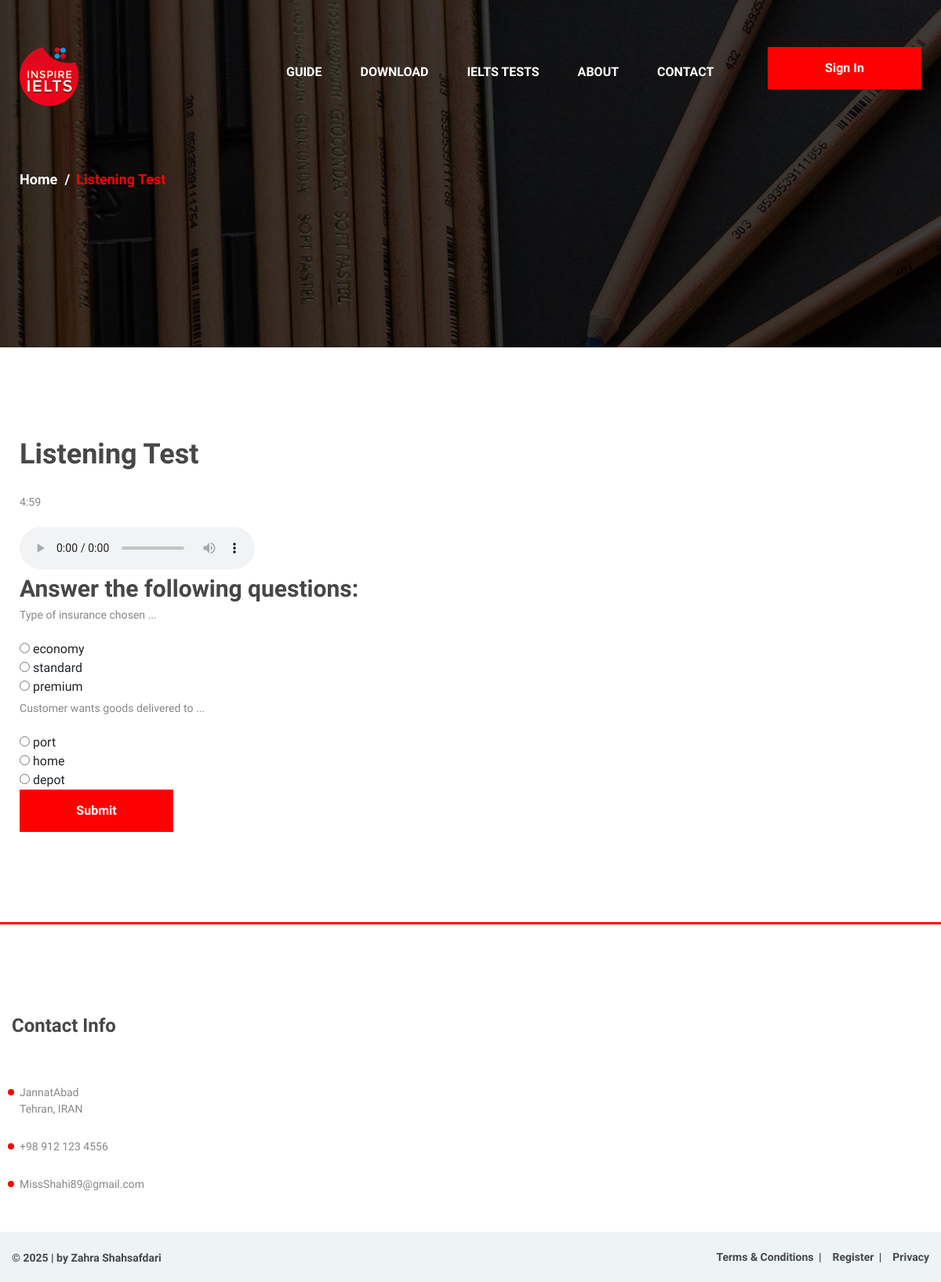
The app's page /listening_test/ (signed in) with its own data.
### ieltstest/models.py (models this page shows, shortened)
class LQuestion(models.Model):
    listening_text = models.ForeignKey(ListeningText, on_delete=models.CASCADE, related_name='lquestions')
    lquestion_text = models.CharField(max_length=300)

class LAnswer(models.Model):
    lquestion = models.ForeignKey(LQuestion, on_delete=models.CASCADE, related_name='lanswers')
    lanswer_text = models.CharField(max_length=200)
    is_correct_for_listening = models.BooleanField(default=False)

### ieltstest/views.py (the view, shortened to what this page needs)
# urls.py: path('listening_test/', views.listening_test, name='listening_test'),
@login_required
def listening_test(request):
    listening_texts = ListeningText.objects.all()
    listening_text = random.choice(listening_texts)
    questions = LQuestion.objects.filter(listening_text=listening_text)
    return render(request, 'listening_test.html', {'listening_text': listening_text, 'questions': questions})

### ieltstest/templates/listening_test.html (shortened to what this page needs)
{% extends 'base.html' %}
{% load static %}
{% block content %}
    <div class="page-info-section set-bg" data-setbg="{% static 'img/page-bg/4.jpg' %}">
        <div class="container">
            <div class="site-breadcrumb">
                <a href="{% url 'ieltstest:index' %}">Home</a>
                <span>Listening Test</span>
            </div>
        </div>
    </div>
        <section class="listeningtest-page spad">
            <div class="container">
                <div class="row">
                    <div class="col-lg-8">
                        <h2>Listening Test</h2>
                        <br/>
                        <p id="timer">5:00</p>
                        <audio controls>
                            <source src="{{ listening_text.laudio_file.url }}" type="audio/mp3">
                        </audio>
                        <form id="test-form" method="post">
                            <h3>Answer the following questions:</h3>
                            {% for question in questions %}
                                <div>
                                    <p>{{ question.lquestion_text }}</p>
                                    {% for answer in question.lanswers.all %}
                                        <input type="radio" name="question_{{ question.id }}" value="{{ answer.id }}"> {{ answer.lanswer_text }}<br>
                                    {% endfor %}
                                </div>
                            {% endfor %}
                            <button class="site-btn" type="submit">Submit</button>
                        </form>
                    </div>
                </div>
            </div>
        </section>
{% endblock %}

### ieltstest/static/css/style.css (style rules this page uses)
html, body { height: 100%; font-family: 'Raleway', sans-serif; -webkit-font-smoothing: antialiased; font-smoothing: antialiased; }
h1, h2, h3, h4, h5, h6 { margin: 0; font-weight: 600; color: #474747; }
h2 { font-size: 36px; }
h3 { font-size: 30px; }
p { font-size: 14.1px; color: #878787; line-height: 2.2; font-weight: 500; }
::placeholder { font-style: italic; }
.set-bg { background-repeat: no-repeat; background-size: cover; background-position: top center; }
.spad { padding-top: 115px; padding-bottom: 115px; }
.site-btn { display: inline-block; min-width: 196px; text-align: center; border: none; padding: 15px 10px; font-weight: 600; font-size: 16px; position: relative; color: #fff; cursor: pointer; background: red; }
.page-info-section { height: 443px; }
.site-breadcrumb { padding-top: 215px; }
.site-breadcrumb a, .site-breadcrumb span { display: inline-block; margin-right: 10px; padding-right: 10px; font-weight: 600; font-size: 18px; }
.site-breadcrumb a { color: #fff; position: relative; }
.site-breadcrumb a:after { position: absolute; content: "/"; right: -6px; top: 0; color: #fff; }
.site-breadcrumb span { color: red; }
@media (min-width: 1200px) { .container { max-width: 1180px; } }

### records on screen
LQuestion: lquestion_text "Type of insurance chosen ..."
LAnswer: lanswer_text "economy"
LAnswer: lanswer_text "standard"
LAnswer: lanswer_text "premium"
LQuestion: lquestion_text "Customer wants goods delivered to ..."
LAnswer: lanswer_text "port"
LAnswer: lanswer_text "home"
LAnswer: lanswer_text "depot"
